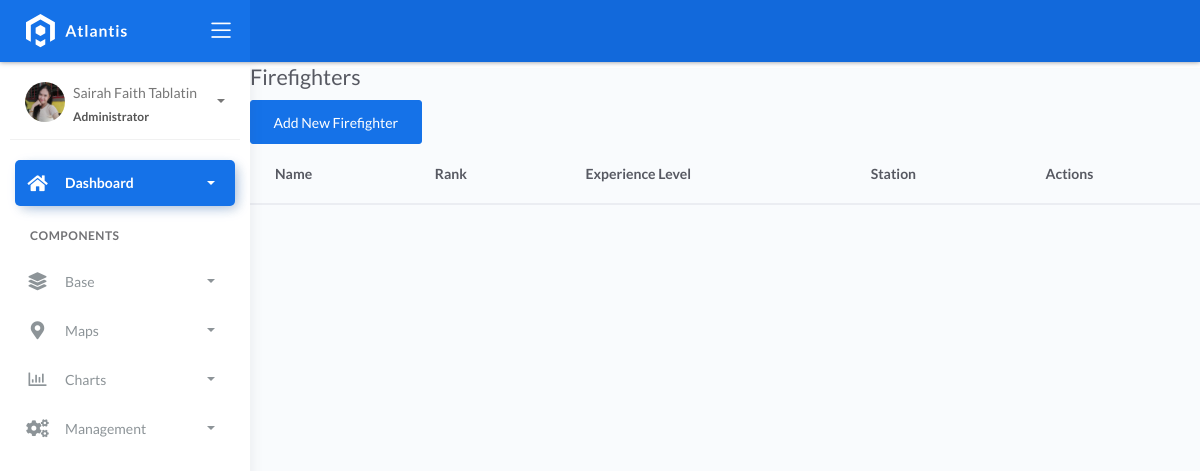
Page /firefighters/ on the earlier database version.
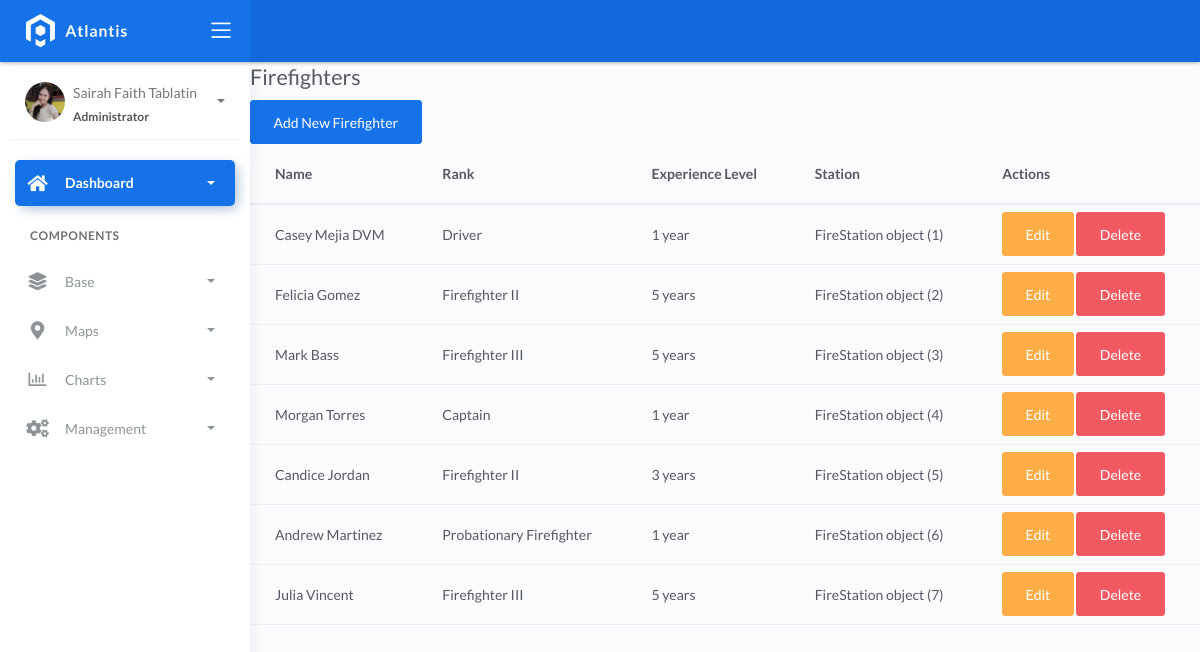
Same page on the later database version.
### fire/models.py (models this page shows)
class BaseModel(models.Model):
    created_at = models.DateTimeField(auto_now_add=True, db_index=True)
    updated_at = models.DateTimeField(auto_now=True)
    class Meta:
        abstract = True

class Firefighters(BaseModel):
    XP_CHOICES = (
        ('Probationary Firefighter', 'Probationary Firefighter'),
        ('Firefighter I', 'Firefighter I'),
        ('Firefighter II', 'Firefighter II'),
        ('Firefighter III', 'Firefighter III'),
        ('Driver', 'Driver'),
        ('Captain', 'Captain'),
        ('Battalion Chief', 'Battalion Chief'),)
    name = models.CharField(max_length=150)
    rank = models.CharField(max_length=150)
    experience_level = models.CharField(max_length=150)
    station = models.CharField(
        max_length=45, null=True, blank=True, choices=XP_CHOICES)

### fire/views.py (the view)
# urls.py: path("firefighters/", FirefighterListView.as_view(), name="firefighter-list"),
class FirefighterListView(ListView):
    model = Firefighters
    template_name = "firefighter_list.html"

### templates/firefighter_list.html
{% extends 'base.html' %}
{% block content %}
  <h2>Firefighters</h2>
  <a href="{% url 'firefighter-create' %}" class="btn btn-primary">Add New Firefighter</a>
  <table class="table">
    <thead>
      <tr>
        <th>Name</th>
        <th>Rank</th>
        <th>Experience Level</th>
        <th>Station</th>
        <th>Actions</th>
      </tr>
    </thead>
    <tbody>
      {% for firefighter in object_list %}
        <tr>
          <td>{{ firefighter.name }}</td>
          <td>{{ firefighter.rank }}</td>
          <td>{{ firefighter.experience_level }}</td>
          <td>{{ firefighter.station }}</td>
          <td>
            <a href="{% url 'firefighter-update' firefighter.pk %}" class="btn btn-warning">Edit</a>
            <a href="{% url 'firefighter-delete' firefighter.pk %}" class="btn btn-danger">Delete</a>
          </td>
        </tr>
      {% endfor %}
    </tbody>
  </table>
{% endblock %}

Differences in the rows shown:
added Firefighters: name "Casey Mejia DVM", rank "Driver", experience_level "1 year", station "FireStation object (1)"
added Firefighters: name "Felicia Gomez", rank "Firefighter II", experience_level "5 years", station "FireStation object (2)"
added Firefighters: name "Mark Bass", rank "Firefighter III", experience_level "5 years", station "FireStation object (3)"
added Firefighters: name "Morgan Torres", rank "Captain", experience_level "1 year", station "FireStation object (4)"
added Firefighters: name "Candice Jordan", rank "Firefighter II", experience_level "3 years", station "FireStation object (5)"
added Firefighters: name "Andrew Martinez", rank "Probationary Firefighter", experience_level "1 year", station "FireStation object (6)"
added Firefighters: name "Julia Vincent", rank "Firefighter III", experience_level "5 years", station "FireStation object (7)"
